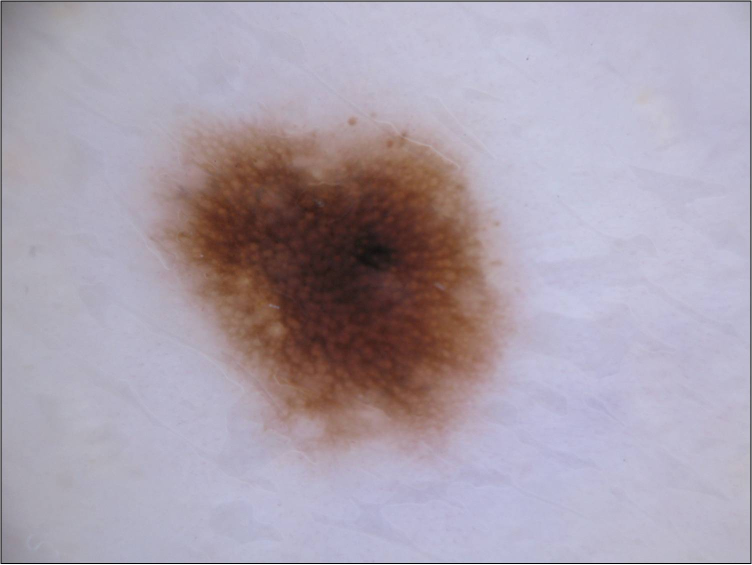
#> input picture 1-Unsupervised Learning/TP2/nevus.jpg, 1504 x 1129 px (shown at 1/2 size); the run also reads 2 pictures not shown here
$ jupyter execute --allow-errors 2022_TP_Unsupervised_2_NMF-kmeans-TERNOT.ipynb   (older library calls are emulated)
#> lines starting #> are read from the running program, lines starting #| are printed output that depends on the picture; after the words box and inside, x2 and y2 are one past the last pixel; in counts of white or black regions, pixels touching at a corner belong together
## Practical Session - Unsupervised Learning

This Practical session is about unsupervised learning. We will use the dimensionality reduction and clustering techniques presented this morning to analyze both toy examples and real images.

Please answer the questions and complete the code where you see (`XXXXXXXXXX`).

First let's load the functions we will use

[cell 1]
import numpy as np
import numpy.matlib
import math
import matplotlib.pyplot as plt
plt.close('all')

from sklearn.model_selection import train_test_split
from sklearn.neighbors import KNeighborsClassifier
from sklearn.decomposition import NMF
from sklearn.cluster import KMeans
from sklearn.decomposition import PCA
from sklearn.decomposition import FastICA

from scipy import linalg as LA
from scipy.stats import ortho_group
from scipy.stats import gennorm

from skimage.io import imread
from skimage.transform import resize
from skimage.transform import rescale
from skimage import img_as_bool

from mpl_toolkits.axes_grid1 import AxesGrid
from scipy.spatial.distance import dice
from skimage.measure import find_contours

from scipy.io import loadmat

# I - Dimensionnality reduction: NMF

## I - 1) Dataset

You will first work on the same face images as during the practical work 1.

Load the original images present in the files *'YaleB\_32x32.mat'*. This is a small part of the freely available Extended Yale Face Database B downloaded from http://www.cad.zju.edu.cn/home/dengcai/Data/FaceData.html. It contains 2414 cropped images resized to 32x32 pixels. Every image is represented as a vector 1x1024 and all images are stacked in a matrix called data. There are 38 subjects with around 64 near frontal images per individual under different illumination conditions. Once loaded and normalised the data, such that the pixels are between 0 and 1, you can plot images using the function *'imshow'*.

**Goal**

The goal of this part is to evaluate the performance of the dimensionality reduction techniques presented this morning for face recognition. We divide the data-set into two parts, training and test. For every dimensionality reduction technique, you will first extract a set of basis images from your training data-set. Then, you will project the test subjects in this new basis and use the nearest neighbor algorithm to evaluate the performance of the dimensionality reduction technique.

Let's load the data and define a function to plot the faces. If you do not remember how the dataset is constituted, please refer to the previous practical work.

[cell 2]
import os
if 'google.colab' in str(get_ipython()):
  from google_drive_downloader import GoogleDriveDownloader as gdd
  gdd.download_file_from_google_drive(file_id='1rgICXtcIAgDqSoHnNXNZMD_iNABF3RZA',
  dest_path='./YaleB_32x32.mat')
else:
  print('You are not using Colab. Please define working_dir with the absolute path to the folder where you downloaded the data')

# Please modify working_dir only if you are using your Anaconda (and not Google Colab)
Working_directory=os.getcwd().replace('\\','/')


#> (the rest of this cell did not finish here and is left out)

## I - 2) NNMF

Here you will test Non-negative Matrix factorization. The basis images of the training are in the matrix $W_{train}$ and the scores (or coefficients) to test the performance in $H_{train}$. The test scores are computed as $H_{test}=W_{train}^{-1}X_{test}$.

**Question**

1. Use the scikit-learn implementation to test the performance.
2. Plot the basis images and compare them with respect to the basis images obtained using PCA and ICA in the last practical work. What can you say ?
3. What about the performances of NNMF, i.e. computational time and classification accuracy ? Is it better or worse than the other methods ? Why ?
4. Do you think that it is a good idea to use a PCA before the NMF algorithm? Why?

**Answers**

2. The new base vectors provide a more accurate representation of facial features compared to PCA and ICA. As a result, it becomes simpler to observe and analyze the defining characteristics of the data.
3. Although NNMF takes longer to compute than PCA and KPCA because of the gradient descent algorithm used, it yields superior outcomes.
4. NMF produces easily interpretable base vectors, but this is only feasible when using a real image as the foundation. If PCA is applied beforehand, the interpretability is lost, rendering it an unfavorable option.

[cell 3]
# NNMF (scikit-learn implementation)
Ncomponents=100
model = NMF(init='random', solver='mu', n_components=Ncomponents, tol=1e-3,max_iter=300, random_state=0)
#> (the rest of this cell did not finish here and is left out)

Implement your own implementation in `NNMFLecture` following the lecture slides. Complete the missing lines (`XXXXXXXXXX`)

[cell 4]
# [75 lines left out: function NNMFLecture, not called in this run]

[cell 5]
# NNMF (your own implementation)
Ncomponents=100
#> (the rest of this cell did not finish here and is left out)

- What do you observe?
- What is the limitation of doing an inversion for Htest_nnmf? How would you avoid that?

**Answers**

* Based on the results of the code, we observe that the accuracy of the NNMF method we implemented is comparable to the accuracy of the one provided by the scikit-learn package. This suggests that our implementation of NNMF is valid and can be used as an alternative to the scikit-learn implementation.
* The limitation of doing an inversion for `Htest_nnmf` is that it may not be possible to invert the matrix `Wtrain_nnmf`. This can happen if the matrix `Wtrain_nnmf` is not full rank, which can occur if the number of features (`Ncomponents`) is too large compared to the number of training samples. To avoid this issue, one possible solution is to use a regularization technique, such as L1 or L2 regularization, which can help to ensure that the matrix `Wtrain_nnmf` is full rank. Another solution is to use a dimensionality reduction technique, such as PCA, to reduce the dimensionality of the feature space before applying NNMF. This can help to ensure that the number of features is not too large relative to the number of training samples, which can reduce the risk of the matrix `Wtrain_nnmf` being not full rank.

## I-3) ICA and NNMF in the presence of noise

We will now compare ICA and NNMF results in the presence of noise within the dataset. Please note that during the class on ICA, the dataset $X$ was assumed to be noiseless: we were looking for a decomposition such that $X = AS$, and not $X = AS + N$, where $N$ would be a noise term.

1. How do you think that ICA might behave in the presence of noise? You might in particular consider the case of a Gaussian noise N.
2. On the other hand, do you think that NNMF behaves better? If so, for what kind of noises?

In the following, we will try to compare the behavior of ICA and NNMF in the presence of noise. Do the following:
- add some Gaussian noise to both the training and the testing dataset.
- apply both NNMF and ICA (the second architecture you implemented in the previous practical work) on the noisy dataset. For both, you can use 250 features.
- use the NN algorithm to classify the images from the features extracted from ICA and NNMF.

Redo the same for different noise levels. Plot a curve of the classification accuracy when either ICA or NNMF are used as pre-processing steps. Comment your results.

**Answers**

1. When there is additional Gaussian noise, the performance of ICA degrades significantly due to the consistently low negentropy of the estimated sources.
2. On the other hand, NNMF will still perform better than ICA to some extent in the presence of additive noise. However, if the noise becomes too significant, as it is added in each iteration in the update of W and H, the final result quickly deteriorates. For multiplicative noise, we will obtain the same result up to a factor that corresponds to the noise.

**Comments of results**

The observation made is consistent with what was explained previously, namely that if the level of noise becomes too high, the performance of the algorithms decreases rapidly, especially the NNMF algorithm. This is likely due to the fact that the noise affects the quality of the extracted features, leading to a loss of discriminative power in the classification task. It is therefore important to carefully choose the level of noise in the data, or to apply denoising techniques prior to using ICA or NNMF.

[cell 6]
sigmaTab = np.array([0,0.05,0.1,0.15,0.2,0.25,0.3,0.4,0.5])
scoreNMF = np.zeros(len(sigmaTab))
scoreICA = np.zeros(len(sigmaTab))
scoreICA1 = np.zeros(len(sigmaTab))

#> (the rest of this cell did not finish here and is left out)

[cell 7]
plt.figure(),plt.plot(sigmaTab,scoreNMF)
plt.plot(sigmaTab,scoreICA)
plt.legend(['NMF','ICA'])
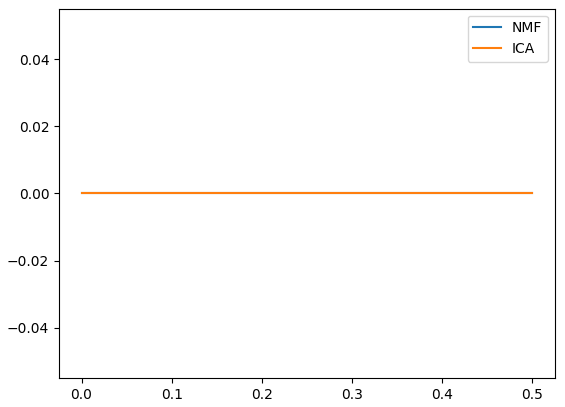
#> figure drawn by matplotlib, 1 panel

# II - Clustering: K-means

We will now work on the K-means algorithm. First, the K-means algorithm will be used to cluster the toy examples datasets of the first practical work. Then, it will be used to segment real images.

## II - 1) Toy examples

Let us first define the toy examples.

[cell 8]
def generate_scenario(scenario=3, n_samples0 = 100, n_samples1 = 30, random_state=None):

    #We might want to fix the seed for reproductible results
    if random_state:
        np.random.seed(random_state)

    y = np.concatenate((np.zeros([n_samples0,1]) , np.ones([n_samples1,1])) , axis=0)

    if scenario == 1:
        # Separate Gaussian
        mean0 = [2, 3]
        mean1 = [12, 14]
        cov0 = [[1, 1.5], [1.5 ,3]]
        cov1 = 2 ** 2 * np.eye(2)
        X0 = np.random.multivariate_normal(mean0, cov0, n_samples0, check_valid='raise')
        X1 = np.random.multivariate_normal(mean1, cov1, n_samples1, check_valid='raise')

    elif scenario == 2:
        # Overlapping Gaussian
        mean0 = [2, 3]
        mean1 = [5, 7]
        cov0 = [[1, 1.5], [1.5 ,3]]
        cov1 = [[2, 3], [3 ,6]]
        X0 = np.random.multivariate_normal(mean0, cov0, n_samples0, check_valid='raise')
        X1 = np.random.multivariate_normal(mean1, cov1, n_samples1, check_valid='raise')


    elif scenario == 3:
        # Overlapping Gaussian
        mean0 = [0, 0]
        mean1 = [0, 0]
        cov0 = [[50, 15], [15, 6]]#cov0 = [[50, 4], [4, 2]]
        cov1 = [[2, 0], [0 ,50]]#cov1 = [[2, 0], [0 ,50]]
        X0 = np.random.multivariate_normal(mean0, cov0, n_samples0, check_valid='raise')
        X1 = np.random.multivariate_normal(mean1, cov1, n_samples1, check_valid='raise')


    elif scenario == 4:
        # Circles
        # 1 circle
        angle0=np.linspace(0, 2 * np.pi, n_samples0);
        X0=np.vstack((8*np.cos(angle0) , 8*np.sin(angle0))).T

        # 2 circle
        angle1=np.linspace(0, 2 * np.pi, n_samples1);
        X1=np.vstack((2*np.cos(angle1) , 2*np.sin(angle1))).T
    np.random.seed()
    return X0,X1,y

# [36 lines left out: function plotResults, not called in this run]


def frontiere(model, X, y, step=50):

    labels = np.unique(y)

    min_tot = np.min(X)
    max_tot = np.max(X)
    delta = (max_tot - min_tot) / step
    xx, yy = np.meshgrid(np.arange(min_tot, max_tot, delta),
                         np.arange(min_tot, max_tot, delta))
    z = np.array( model.predict(np.c_[xx.ravel(), yy.ravel() ]) )
    z = z.reshape(xx.shape)

    plt.imshow(z, origin='lower', extent=[min_tot, max_tot, min_tot, max_tot],
               interpolation="mitchell", cmap='RdBu')

    cbar = plt.colorbar(ticks=labels)
    cbar.ax.set_yticklabels(labels)

    plt.scatter(X[np.where(yKmeans == 0)[0],0],X[np.where(yKmeans == 0)[0],1],c='r', label='Predicted class 0')
    plt.scatter(X[np.where(yKmeans == 1)[0],0],X[np.where(yKmeans == 1)[0],1],c='b', label='Predicted class 1')

    plt.ylim([min_tot, max_tot])
    plt.xlim([min_tot, max_tot])

Now, create the data we will use.

[cell 9]
## Choose the scenarioIndex (value between 1 and 4)
for scenarioIndex in range(1, 5):
    ##

    X0,X1,y = generate_scenario(scenario=scenarioIndex, n_samples0 = 350, n_samples1 = 350, random_state=10)
    X=np.concatenate((X0,X1),axis=0)

    plt.figure(figsize=(6, 6))
    plt.scatter(X0[:,0],X0[:,1],c='r', label='Class 0')
    plt.scatter(X1[:,0],X1[:,1],c='b', label='Class 1')
    plt.title(f'Original data, scenario {scenarioIndex}')
    plt.legend()
    plt.show()
#> this loop made 4 passes
#> pass 1, `plt.show()`:
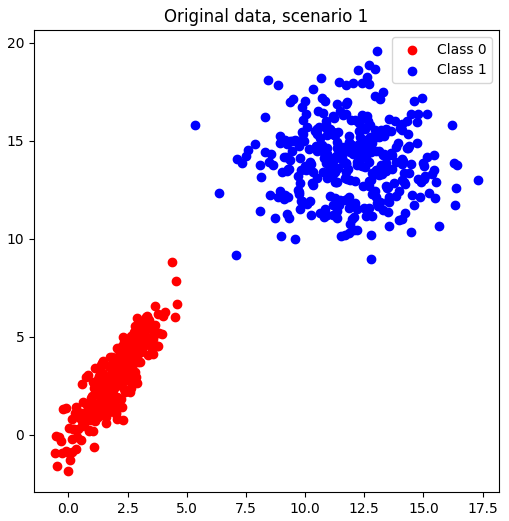
#> figure drawn by matplotlib, 1 panel
#> pass 2, `plt.show()`:
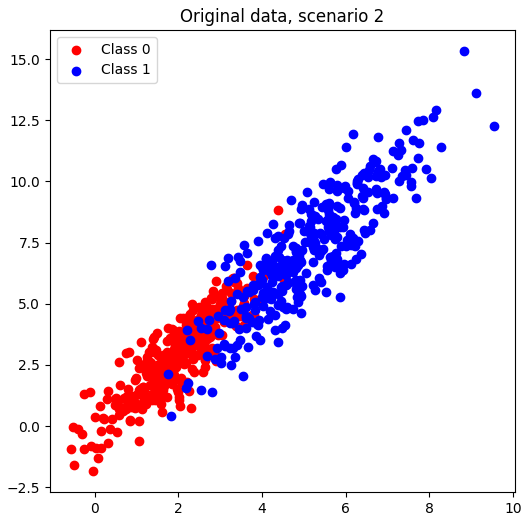
#> figure drawn by matplotlib, 1 panel

Use the K-means to find the different clusters in the dataset. K-means will be used on X and we will check whether it can well separate the two classes.

**Question:**
1. Does it work well in all scenarios ? Why ? Is it always easy to define the correct number of clusters ?

**Answer**

It definitely not works well in all scenari. For the first one though, as the clusters are well separatable using linear projection, the K-means clustering works fine. However, for all the overlapping sources ones, it is impossible for the algorithm to correctly find the clusters. The scenario of the concentric sources is actually the toughest one because even if the sources are separated and seem to be recognizable, as they have the same center, K-mean algorithm fails.

Sometimes it can be hard to choose the correct number of clusters, for example when we have some cluster sources that are not far from each other, almost overlapping. In this type of scenario, one might not understand the real number of cluster and can mistaken different smalls clusters as one bigger.

[cell 10]
Nclusters = [2, 2, 2, 2] # choose a number of clusters for each scenario
for scenarioIndex in range(1, 5):
    ##

    X0,X1,y = generate_scenario(scenario=scenarioIndex, n_samples0 = 350, n_samples1 = 350, random_state=10)
    X=np.concatenate((X0,X1),axis=0)

    ## K-means
    Ncluster= Nclusters[scenarioIndex - 1] # choose a number of clusters
    kmeans=KMeans(n_clusters=Ncluster)
    yKmeans=kmeans.fit_predict(X)

    plt.figure(figsize=(17, 6))
    plt.subplot(131)
    plt.scatter(X[np.where(y == 0)[0],0],X[np.where(y == 0)[0],1],c='r', label='Class 0')
    plt.scatter(X[np.where(y == 1)[0],0],X[np.where(y == 1)[0],1],c='b', label='Class 1')
    plt.title(f'Original data, scenario {scenarioIndex}')
    plt.legend()

    plt.subplot(132)
    plt.scatter(X[np.where(yKmeans == 0)[0],0],X[np.where(yKmeans == 0)[0],1],c='r', label='Predicted class 0')
    plt.scatter(X[np.where(yKmeans == 1)[0],0],X[np.where(yKmeans == 1)[0],1],c='b', label='Predicted class 1')
    plt.title('K-Means')
    plt.legend()

    plt.subplot(133)
    frontiere(kmeans, X, y, step=50)

    plt.show()
#> this loop made 4 passes
#> pass 1, `plt.show()`:
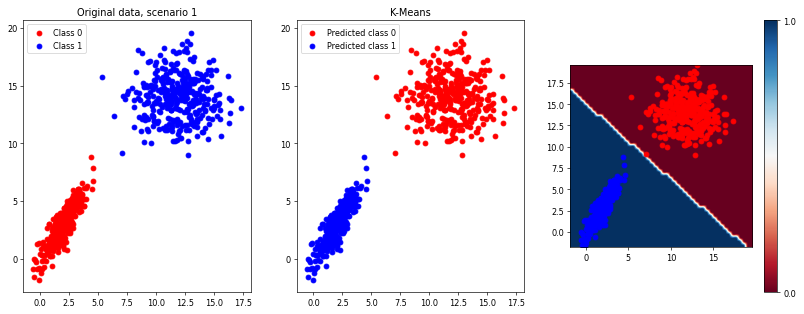
#> figure drawn by matplotlib, 4 panels
#> pass 2, `plt.show()`:
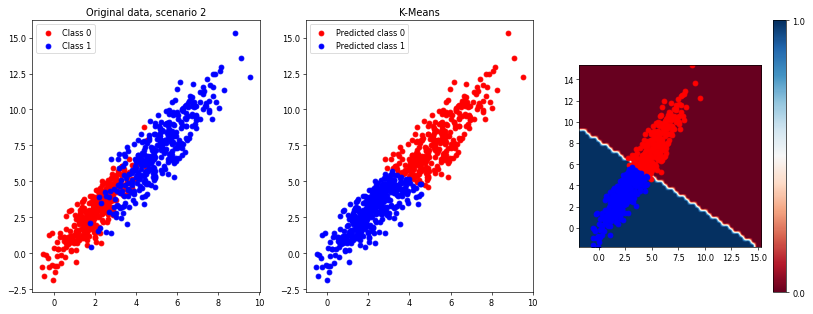
#> figure drawn by matplotlib, 4 panels

Now, implement your own K-means using the Lloyd's algorithm.

[cell 11]
def KMeansLecture(X, K=2, tol=1e-4, random_state=None):
    '''
    K-means clustering using Lloyd's algorithm

    X: Original data
    K: Number of clusters >0
    tol: Desired tolerance to define new cluster
    random_state: fixing the seed for reproducible results
    '''

    if random_state:
        np.random.seed(random_state)

    # Random initialization
    n_samples, n_features = X.shape
    muTab = X[np.random.choice(n_samples, K, replace=False)]

    # Computation
    old_muTab = np.zeros_like(muTab)
    while np.linalg.norm(muTab - old_muTab) > tol:
        old_muTab = muTab.copy()
        # Assign each data point to the closest centroid
        distances = np.sqrt(((X - muTab[:, np.newaxis])**2).sum(axis=2))
        yKmeans = np.argmin(distances, axis=0)
        # Update the centroid location based on the mean of the assigned points
        for k in range(K):
            muTab[k] = np.mean(X[yKmeans == k], axis=0)
    np.random.seed()
    return yKmeans, muTab

Now, test your K-means algorithm.

[cell 12]
for scenarioIndex in range(1, 5):

    X0,X1,y = generate_scenario(scenario=scenarioIndex, n_samples0 = 350, n_samples1 = 350, random_state=10)
    X=np.concatenate((X0,X1),axis=0)

    ## K-means
    Ncluster= 2 # choose a number of clusters
    yKmeans,muTab = KMeansLecture(X,K=Ncluster,tol=1e-4, random_state=1)

    plt.figure(figsize=(17, 6))
    plt.subplot(131)
    plt.scatter(X[np.where(y == 0)[0],0],X[np.where(y == 0)[0],1],c='r', label='Class 0')
    plt.scatter(X[np.where(y == 1)[0],0],X[np.where(y == 1)[0],1],c='b', label='Class 1')
    plt.title(f'Original data, scenario {scenarioIndex}')
    plt.legend()

    plt.subplot(132)
    plt.scatter(X[np.where(yKmeans == 0)[0],0],X[np.where(yKmeans == 0)[0],1],c='r', label='Predicted class 0')
    plt.scatter(X[np.where(yKmeans == 1)[0],0],X[np.where(yKmeans == 1)[0],1],c='b', label='Predicted class 1')
    plt.title('K-Means lecture')
    plt.legend()

    plt.show()
#> this loop made 4 passes
#> pass 1, `plt.show()`:
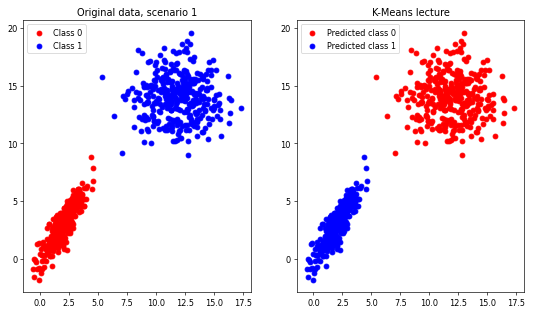
#> figure drawn by matplotlib, 2 panels
#> pass 2, `plt.show()`:
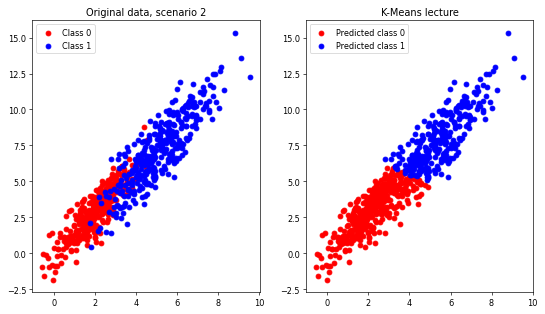
#> figure drawn by matplotlib, 2 panels

## II-2) K-means for skin lesion segmentation

In this section, you will use the K-means to segment skin lesion images. You will use two images from the ISIC dataset (www.isic-archive.com), one nevus and one melanoma with their respetive manual segmentation.

**Goal**

The goal of this section is to delineate the contours (i.e. segment) of the skin lesions using k-means.

Let's first load the data. The images are rescaled so that the computations are faster.

[cell 13]
if 'google.colab' in str(get_ipython()):
  from google_drive_downloader import GoogleDriveDownloader as gdd
  gdd.download_file_from_google_drive(file_id='1_TeYzLLDoKbPX4xXAOAM_mQiT2nLHgvp',
  dest_path='./data/nevus.jpg')
  gdd.download_file_from_google_drive(file_id='1iQZdUiuK_FwZ7mik7LB3eN_H_IUc5l7b',
  dest_path='./data/nevus-seg.jpg')
  gdd.download_file_from_google_drive(file_id='1yZ46UzGhwO7g5T8397JpewBl6UqgRo5J',
  dest_path='./data/melanoma.jpg')
  gdd.download_file_from_google_drive(file_id='1B2Ol92mBcHN6ah3bpoucBbBbHkPMGC8D',
  dest_path='./data/melanoma-seg.png')
else:
  print('You are not using Colab. Please define working_dir with the absolute path to the folder where you downloaded the data')

# Please modify working_dir only if you are using your Anaconda (and not Google Colab)
Working_directory=os.getcwd().replace('\\','/')+"/"


# Nevus
nevus = imread(Working_directory + 'nevus.jpg')
#> nevus is the input picture: shape (1129, 1504, 3); mean R, G, B 170.3, 160.3, 173.1
nevus=nevus[2:-2,2:-2,:] # remove border (it contains artifacts)
#> nevus: shape (1125, 1500, 3)
nevusMask = imread(Working_directory + 'nevus-seg.jpg')
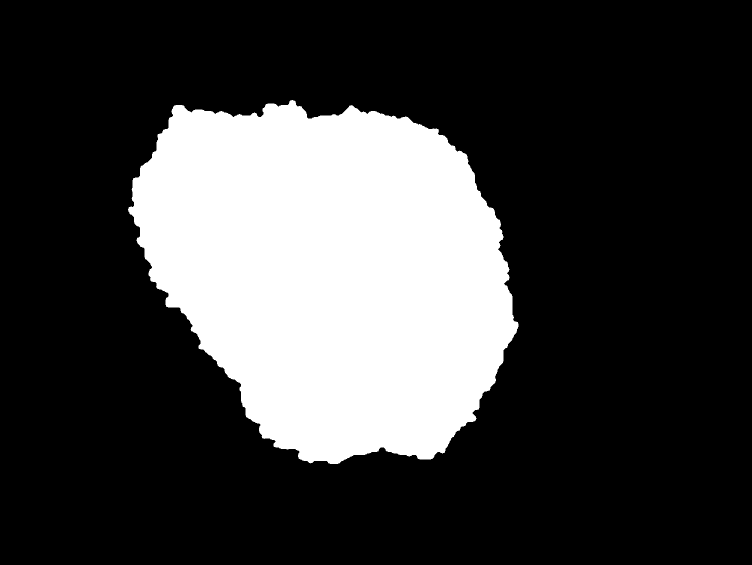
#> input picture 1-Unsupervised Learning/TP2/nevus-seg.jpg, 1504 x 1129 px (shown at 1/2 size)
#> nevusMask is the input picture: shape (1129, 1504); min 0, max 255, mean 62.4
nevusMask=nevusMask[2:-2,2:-2] # remove border (it contains artifacts)
#> nevusMask: shape (1125, 1500)
# We rescale to speed up computations
nevus = rescale(nevus, 0.25,multichannel=True, anti_aliasing=True)
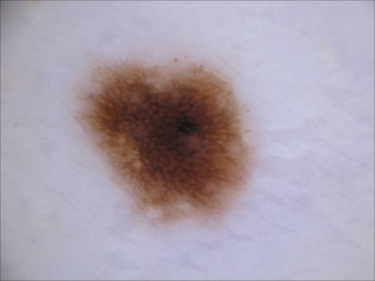
#> nevus: shape (281, 375, 3) float64; mean R, G, B 0.67, 0.63, 0.681
# We need all these options to preserve the binary values
nevusMask = rescale(nevusMask, 0.25, anti_aliasing=False, order=0,  preserve_range=True)
#> nevusMask: shape (281, 375)
nevusMask_boolean = (nevusMask/255).astype(np.uint8) # To get uint8
#> nevusMask_boolean: shape (281, 375); values 0 (black) and 1 (white), 24.6% white; 1 white region, box (x1, y1, x2, y2) and area: (63, 49, 259, 231) 25914
#> (the rest of the program and of its run is left out)
